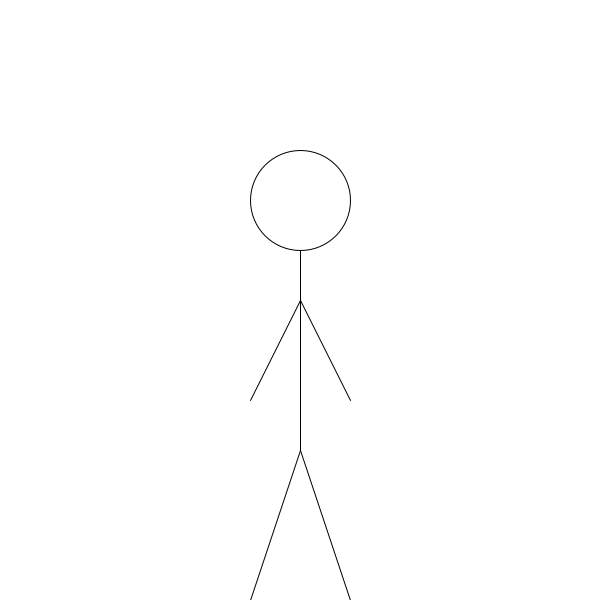
Frame 1 (no input)
Frame 60 (the mouse pressed at the canvas centre just before this capture): identical to frame 1, image omitted
Frame 120 (the mouse held since frame 60 and released just before this capture): identical to frame 1, image omitted

The Processing sketch that drew this single still picture (run headless with seeded random() and noise(); from frame 60 on, the mouse is pressed at the canvas centre):

// Processing sketch: A9L
// ── A9L.pde
int posX;
int posY;
boolean isWalking = false;
int delta = 50;
int factor = 1;

void setup(){
  size(600, 600);
  posX = width/2;
  
}

void draw(){
  background(255);
  // kopf
  ellipse(posX, 200, 100, 100);
  // körper
  line(posX, 250, posX, 450);
  // arme
  line(posX, 300, posX-delta, 400);
  line(posX, 300, posX+delta, 400);
  // beine
  line(posX, 450, posX-delta, height);
  line(posX, 450, posX+delta, height);
}

void keyPressed(){
  if(keyCode == LEFT){
      moveLegs();
      posX--;
  }
  if(keyCode == RIGHT){
      moveLegs();
      posX++;
  }
}

void moveLegs(){
  if(delta >= 50){
    factor = -1;
  }
  if(delta <= -50){
    factor = 1;
  }
  delta += factor*10;
}
